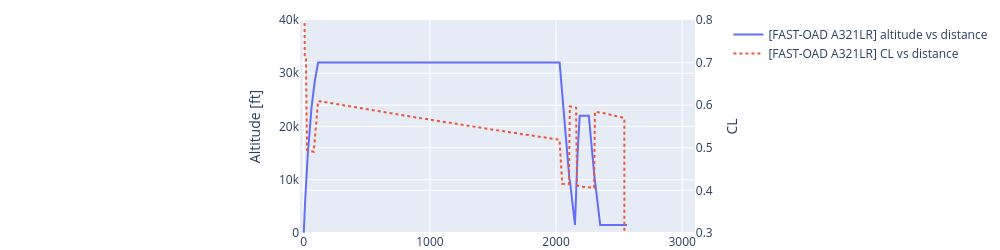
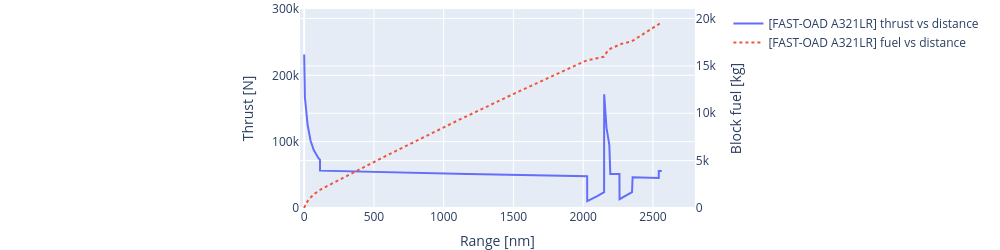

The notebook cell these images were saved under, in order:
### Code cell
plot_results(FUEL_SIZING_CSV_FILE)

### Figure 1 — Plotly figure (JSON) as saved in the notebook; plotly's stock layout.template omitted (floating-point values rounded to 4 significant figures; data arrays with more than 128 entries replaced by an {"elided": "..."} marker saying what was removed)
{"data": [{"name": "[FAST-OAD A321LR] altitude vs distance", "type": "scatter", "x": {"elided": "2847 float values"}, "xaxis": "x", "y": {"elided": "2847 float values"}, "yaxis": "y"}, {"line": {"dash": "dot"}, "name": "[FAST-OAD A321LR] CL vs distance", "type": "scatter", "x": {"elided": "2847 float values"}, "xaxis": "x", "y": {"elided": "2847 float values"}, "yaxis": "y2"}], "layout": {"height": 250, "margin": {"b": 0, "l": 300, "r": 280, "t": 20}, "width": 1000, "xaxis": {"anchor": "y", "domain": [0, 0.94], "range": [-30, 3100]}, "yaxis": {"anchor": "x", "domain": [0, 1], "range": [0, 40000], "title": {"text": "Altitude [ft]"}}, "yaxis2": {"anchor": "x", "overlaying": "y", "range": [0.3, 0.8], "side": "right", "title": {"text": "CL"}}}}

### Figure 2 — Plotly figure (JSON) as saved in the notebook; plotly's stock layout.template omitted (floating-point values rounded to 4 significant figures; data arrays with more than 128 entries replaced by an {"elided": "..."} marker saying what was removed)
{"data": [{"name": "[FAST-OAD A321LR] thrust vs distance", "type": "scatter", "x": {"elided": "2847 float values"}, "xaxis": "x", "y": {"elided": "2847 float values"}, "yaxis": "y"}, {"line": {"dash": "dot"}, "name": "[FAST-OAD A321LR] fuel vs distance", "type": "scatter", "x": {"elided": "2847 float values"}, "xaxis": "x", "y": {"elided": "2847 float values"}, "yaxis": "y2"}], "layout": {"height": 250, "margin": {"b": 20, "l": 300, "r": 280, "t": 0}, "width": 1000, "xaxis": {"anchor": "y", "domain": [0, 0.94], "range": [-30, 2800], "title": {"text": "Range [nm]"}}, "yaxis": {"anchor": "x", "domain": [0, 1], "range": [0, 300000], "title": {"text": "Thrust [N]"}}, "yaxis2": {"anchor": "x", "overlaying": "y", "range": [0, 21000], "side": "right", "title": {"text": "Block fuel [kg]"}}}}
